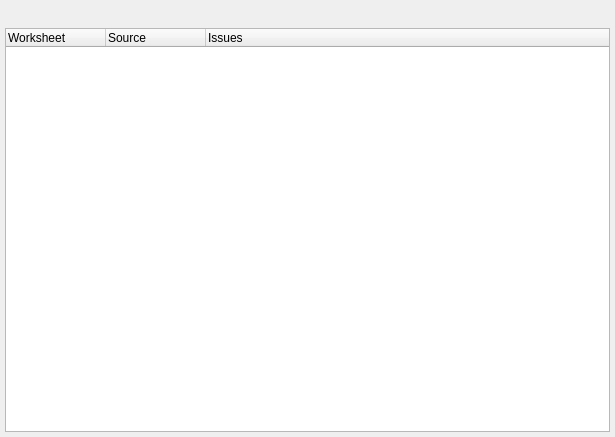
<?xml version="1.0" encoding="UTF-8"?>
<ui version="4.0">
 <class>WarningTab</class>
 <widget class="QWidget" name="WarningTab">
  <property name="geometry">
   <rect>
    <x>0</x>
    <y>0</y>
    <width>615</width>
    <height>437</height>
   </rect>
  </property>
  <property name="windowTitle">
   <string>Form</string>
  </property>
  <layout class="QVBoxLayout" name="verticalLayout">
   <property name="spacing">
    <number>10</number>
   </property>
   <property name="leftMargin">
    <number>5</number>
   </property>
   <property name="topMargin">
    <number>5</number>
   </property>
   <property name="rightMargin">
    <number>5</number>
   </property>
   <property name="bottomMargin">
    <number>5</number>
   </property>
   <item>
    <widget class="QLabel" name="warningDescription_label">
     <property name="font">
      <font>
       <pointsize>8</pointsize>
      </font>
     </property>
     <property name="text">
      <string/>
     </property>
     <property name="wordWrap">
      <bool>true</bool>
     </property>
     <property name="indent">
      <number>1</number>
     </property>
    </widget>
   </item>
   <item>
    <widget class="QTreeWidget" name="dataTree_Widget">
     <property name="inputMethodHints">
      <set>Qt::ImhNone</set>
     </property>
     <property name="frameShape">
      <enum>QFrame::StyledPanel</enum>
     </property>
     <property name="sizeAdjustPolicy">
      <enum>QAbstractScrollArea::AdjustIgnored</enum>
     </property>
     <property name="autoScroll">
      <bool>true</bool>
     </property>
     <property name="tabKeyNavigation">
      <bool>true</bool>
     </property>
     <property name="showDropIndicator" stdset="0">
      <bool>true</bool>
     </property>
     <property name="alternatingRowColors">
      <bool>true</bool>
     </property>
     <property name="selectionMode">
      <enum>QAbstractItemView::ContiguousSelection</enum>
     </property>
     <property name="selectionBehavior">
      <enum>QAbstractItemView::SelectRows</enum>
     </property>
     <property name="rootIsDecorated">
      <bool>true</bool>
     </property>
     <property name="uniformRowHeights">
      <bool>false</bool>
     </property>
     <property name="sortingEnabled">
      <bool>false</bool>
     </property>
     <property name="animated">
      <bool>true</bool>
     </property>
     <property name="allColumnsShowFocus">
      <bool>false</bool>
     </property>
     <property name="wordWrap">
      <bool>true</bool>
     </property>
     <property name="headerHidden">
      <bool>false</bool>
     </property>
     <property name="expandsOnDoubleClick">
      <bool>true</bool>
     </property>
     <attribute name="headerVisible">
      <bool>true</bool>
     </attribute>
     <attribute name="headerCascadingSectionResizes">
      <bool>true</bool>
     </attribute>
     <attribute name="headerHighlightSections">
      <bool>false</bool>
     </attribute>
     <attribute name="headerShowSortIndicator" stdset="0">
      <bool>false</bool>
     </attribute>
     <attribute name="headerStretchLastSection">
      <bool>true</bool>
     </attribute>
     <column>
      <property name="text">
       <string>Worksheet</string>
      </property>
     </column>
     <column>
      <property name="text">
       <string>Source</string>
      </property>
     </column>
     <column>
      <property name="text">
       <string>Issues</string>
      </property>
     </column>
    </widget>
   </item>
  </layout>
 </widget>
 <resources/>
 <connections/>
</ui>
